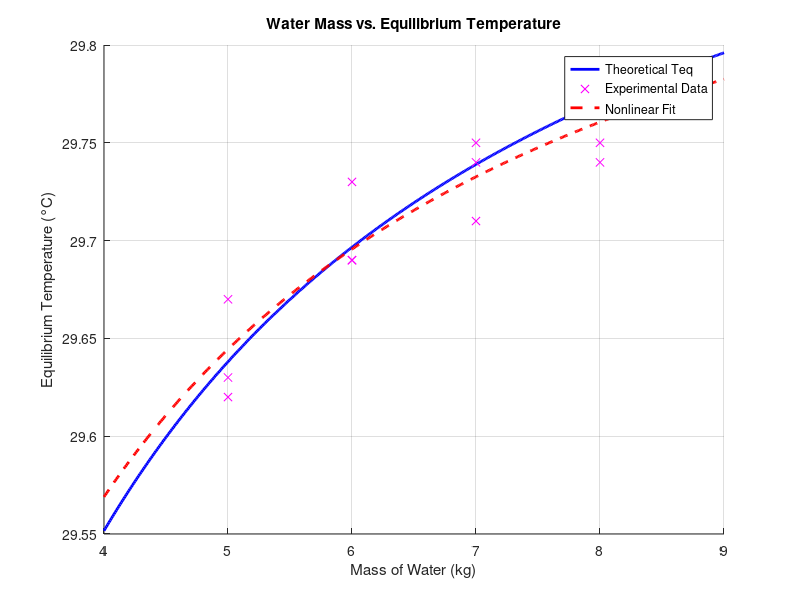

The MATLAB script that drew this image:
function temperature_equilibrium()
% script m-file: temperature_equilibrium.m
%
% A demonstration of how the mass of water changes the resulting
% temperature equlibrium when the liquid is put in a steel container

clc; clear; close all;

% constants and parameters
ms = 1.89;                          % mass of the steel container [kg]
cw = 4184; cs = 466;                % specific hear capacities [J/kg*°C]]
Tw = 30 + (rand() - 0.5) * 0.01;    % initial temperature of water
Ts = 21 + (rand() - 0.5) * 0.01;    % initial temperature of the steel conatainer

% mw (kg), Teq_exp (°C)
data = [
    5, 29.62; 5, 29.67; 5, 29.63;
    6, 29.69; 6, 29.69; 6, 29.73;
    7, 29.75; 7, 29.71; 7, 29.74;
    8, 29.74; 8, 29.75; 8, 29.78;
];

mw = data(:, 1); Teq_exp = data(:, 2);

% theoretical equilibrium temperatures
Teq_theo = (mw .* cw .* Tw + ms .* cs .* Ts) ./ (mw .* cw + ms .* cs);

% nonlinear fit
g_mw = 1 ./ (mw .* cw + ms .* cs);
X = [ones(length(mw), 1), g_mw];
y = Teq_exp;
a = (X' * X) \ (X' * y);

Teq_fit = a(1) + a(2) ./ (mw .* cw + ms .* cs);

residuals = Teq_exp - Teq_fit;
RSS = sum(residuals.^2),

tolerance = 0.05;  % acceptable deviation threshold [°C]
large_diff_idx = find(abs(Teq_exp - Teq_theo) > tolerance)',

% theoretical model extension
mw_theo = 4:0.01:9;
Teq_theo_ext = (mw_theo .* cw .* Tw + ms .* cs .* Ts) ./ (mw_theo .* cw + ms .* cs);
Teq_fit_ext = a(1) + a(2) ./ (mw_theo .* cw + ms .* cs);

% Plot results
    figure; hold on; grid on;
        plot(mw_theo, Teq_theo_ext, 'b-', 'LineWidth', 2, 'DisplayName', 'Theoretical Teq');
        plot(mw, Teq_exp, 'mx', 'MarkerSize', 6, 'DisplayName', 'Experimental Data');
        plot(mw_theo, Teq_fit_ext, 'r--', 'LineWidth', 2, 'DisplayName', 'Nonlinear Fit');
            xlabel('Mass of Water (kg)');
            ylabel('Equilibrium Temperature (°C)');
            title('Water Mass vs. Equilibrium Temperature');
            legend('Location', 'best');

% EOF